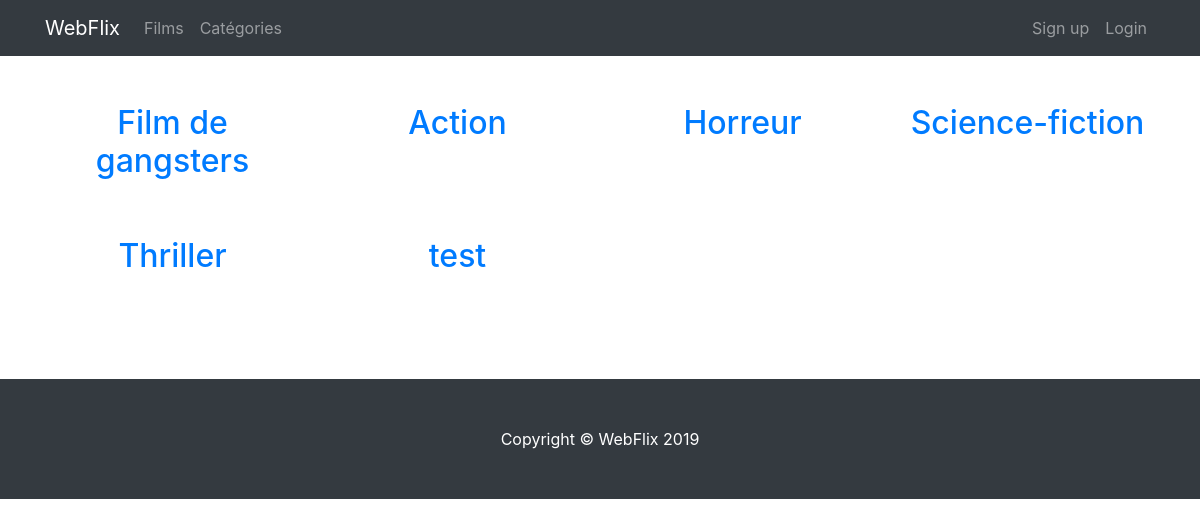
Page /14-webflix/public/category_list.php on the committed database.
### tables this page shows
CREATE TABLE `category` (
  `id` int(11) NOT NULL,
  `name` varchar(255) DEFAULT NULL
);

### 14-webflix/public/category_list.php (the view)
<?php
require_once __DIR__ . '/../partials/header.php';
$query = $db->query('SELECT * FROM category');
$categories = $query->fetchAll(); ?>
<div class="container my-5">
    <div class="row">
        <?php foreach ($categories as $category) { ?>
            <div class="col-md-3 mb-5">
                <h2 class="text-center">
                    <a href="category_single.php?id=<?php echo $category['id']; ?>">
                        <?= $category['name']; ?>
                    </a>
                </h2>
            </div>
        <?php } ?>
    </div>
</div>
<?php require_once __DIR__ . '/../partials/footer.php';

### rows in the picture
category: name "Film de gangsters"
category: name "Action"
category: name "Horreur"
category: name "Science-fiction"
category: name "Thriller"
category: name "test"

### other values in the picture
$siteName "WebFlix"
$item['label'] "Films"
$item['label'] "Catégories"
date ('Y') "2019"
